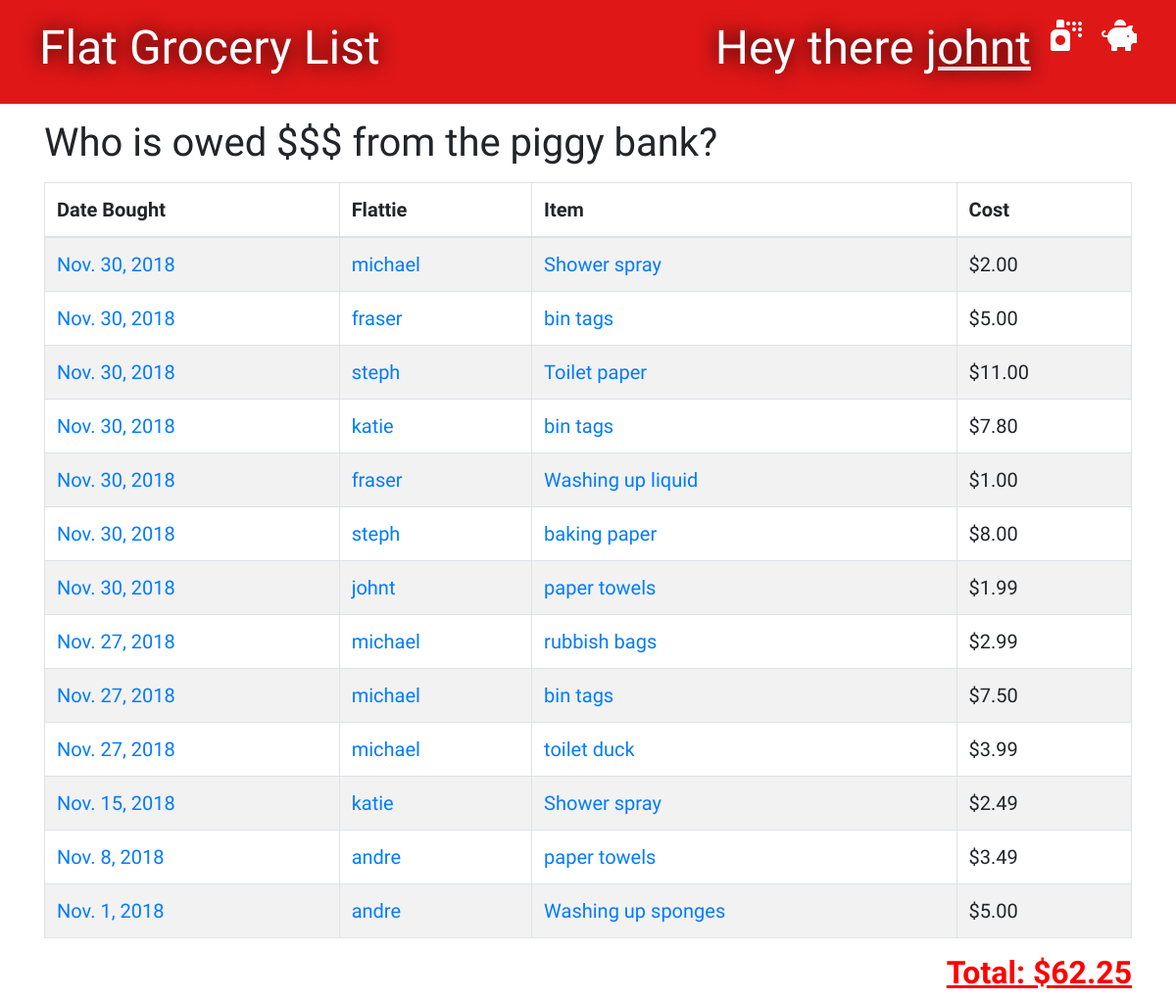
The app's page / (signed in), older data.
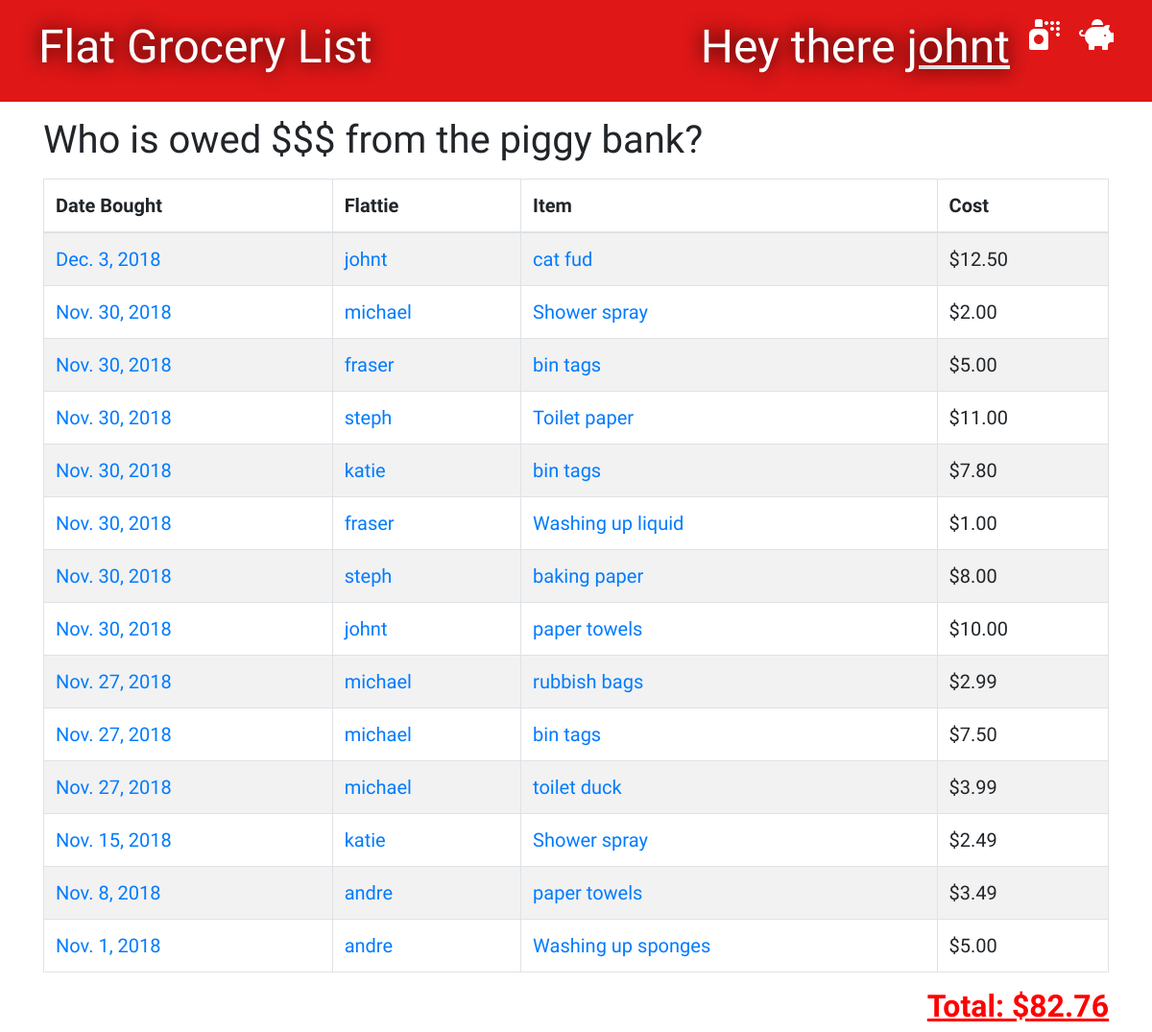
The same page, newer data.
### groceries/models.py (models this page shows, shortened)
class Grocery(models.Model):
    person = models.ForeignKey('auth.User', on_delete=models.CASCADE)
    item = models.CharField(max_length=100)
    cost = models.DecimalField(max_digits=8, decimal_places=2)
    bought_date = models.DateField(default=timezone.now)
    paid_date = models.DateField(blank=True, null=True)

### groceries/views.py (the view)
# urls.py: path('', views.grocery_list, name='grocery_list'),
@ login_required
def grocery_list(request):
    groceries = Grocery.objects.filter(bought_date__lte=timezone.now()).filter(paid_date__isnull=True).order_by('-bought_date')
    total = 0
    for grocery in groceries:
        total += grocery.cost
    stuff_for_front_end = {'groceries': groceries, 'total': total}
    return render(request, 'groceries/groceries_list.html', stuff_for_front_end)

### groceries/templates/groceries/groceries_list.html (shortened to what this page needs)
{% extends 'groceries/base.html' %}
{% block content %}
    {% if user.is_authenticated %}
        <h1>Who is owed $$$ from the piggy bank?</h1>
        <table id="tablePreview" class="table table-striped table-hover table-bordered">
            <thead>
            <tr>
                <th>Date Bought</th>
                <th>Flattie</th>
                <th>Item</th>
                <th>Cost</th>
            </tr>
            </thead>
            <tbody>
                {% for grocery in groceries %}
                    <tr>
                        <td><a href="{% url 'bought_date_list' bought_date=grocery.bought_date %}">{{ grocery.bought_date }}</a></td>
                        <td><a href="{% url 'purchaser_list' person_id=grocery.person_id %}">{{ grocery.person }}</a></td>
                        <td><a href="{% url 'edit_item' pk=grocery.pk %}">{{ grocery.item }}</a></td>
                        <td>${{ grocery.cost }}</td>
                    </tr>
                {% endfor %}
            </tbody>
        </table>
        <div>
            <h2 style="float:right"><u>Total: ${{ total }}</u></h2>
        </div>
    {% endif %}
{% endblock %}

Row changes from the older to the newer data that the page shows:
added Grocery: bought_date "Dec. 3, 2018", person "johnt", item "cat fud", cost "12.50"
changed Grocery (number 8 of 14 on the later page): cost "1.99" → "10.00"
Text that changed along with them:
{{ total }}: "62.25" → "82.76"
